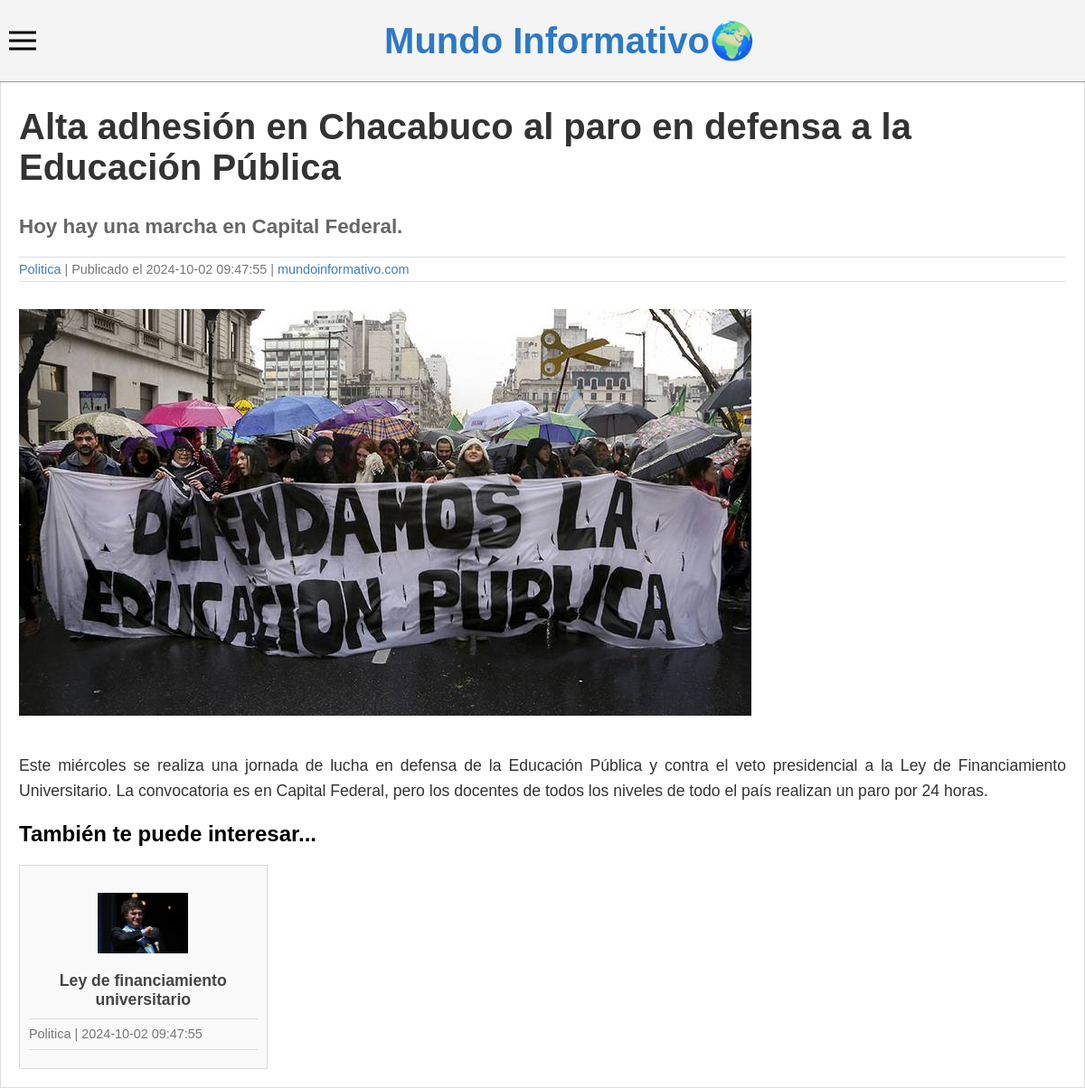
The page /detalle.php?id=1 on the database its author committed.
### tables this page shows
CREATE TABLE `noticias` (
  `id` int(11) NOT NULL,
  `titulo` varchar(255) NOT NULL,
  `descripcion` varchar(255) NOT NULL,
  `texto` text NOT NULL,
  `fecha` datetime NOT NULL,
  `imagen` varchar(255) NOT NULL,
  `id_usuario` int(11) NOT NULL,
  `id_categoria` int(11) NOT NULL
);

CREATE TABLE `categorias` (
  `id` int(11) NOT NULL,
  `nombre` varchar(255) NOT NULL,
  `id_usuario` int(11) NOT NULL
);

### detalle.php (the view, shortened to what this page needs)
<?php
require_once("panel/includes/db.php");
$id = isset($_GET['id']) ? $_GET['id'] : 0;
$stmt = $conx->prepare("SELECT N.*, C.nombre as categoria FROM noticias N INNER JOIN categorias C ON(C.id = N.id_categoria) WHERE N.id = ?");
$stmt->bind_param("i", $id);
$stmt->execute();
$resultado = $stmt->get_result();
$noticia = $resultado->fetch_object();
if ($noticia === NULL) {
	header("Location: 404.php");
	exit();
} else {
	$titulo = $noticia->titulo;
	$descripcion = $noticia->descripcion;
	$texto = $noticia->texto;
	$fecha = $noticia->fecha;
	$imagen = $noticia->imagen;
	$categoria = $noticia->categoria;
}
$stmt = $conx->prepare("SELECT N.* FROM noticias N INNER JOIN categorias C ON(N.id_categoria = C.id) WHERE C.id = ? AND N.id != ? ORDER BY N.fecha DESC LIMIT 3");
$stmt->bind_param("ii", $noticia->id_categoria, $id);
$stmt->execute();
$resultadoSTMT = $stmt->get_result();
$noticiasRelacionadas = [];
while ($fila = $resultadoSTMT->fetch_object()) {
    $noticiasRelacionadas[] = $fila;
}
?>
<!DOCTYPE html>
<html>
<head>
	<link rel="stylesheet" type="text/css" href="panel/css/detalle.css">
</head>
<body>
<?php require_once("menuFrontend.php"); ?>
<div class="container">
	<h1><?php echo $titulo ?></h1>
	<h4><?php echo $descripcion ?></h4>
	<div class="meta-info">
		<span><?php echo $categoria ?></span> | Publicado el <?php echo $fecha ?> | <a href="index.php">mundoinformativo.com</a>
	</div>
	<img src="panel/<?php echo $imagen ?>" alt="<?php echo $titulo ?>">
	<p class="texto"><?php echo $texto ?></p>
	<h2>También te puede interesar...</h2>
	<div class="noticias-relacionadas">
	    <?php foreach ($noticiasRelacionadas as $fila) { ?>
	        <div class="noticia-relacionada">
	            <img src="panel/<?php echo $fila->imagen ?>" alt="<?php echo $fila->titulo ?>" width="100">
		       	<div>
		           	<h3><a href="detalle.php?id=<?php echo $fila->id ?>"><?php echo $fila->titulo ?></a></h3>
		    		<p class="meta-info"><?php echo $categoria ?> | <?php echo $fecha ?></p>
		    	</div>
		    </div>
		<?php } ?>
	</div>
</div>
</body>
</html>

### panel/css/detalle.css (style rules this page uses)
body { font-family: Arial, sans-serif; margin: 0; padding: 0; background-color: #f4f4f4; }
.container { max-width: 1200px; margin: 0 auto; background-color: white; padding: 20px; border: 1px solid #ddd; box-shadow: 0 0 10px rgba(0, 0, 0, 0.1); padding-top: 90px; }
h1 { font-size: 2.5em; font-weight: bold; margin-bottom: 10px; color: #333; }
h4 { font-size: 1.4em; margin-bottom: 20px; color: #666; }
.meta-info { font-size: 0.9em; color: #777; border-bottom: 1px solid #ddd; padding-bottom: 5px; margin-bottom: 10px; border-top: 1px solid #ddd; padding-top: 5px; margin-top: 10px; }
.meta-info span { color: #3c7ec0; }
.meta-info a { color: #3c7ec0; text-decoration: none; }
img { max-width: 100%; height: auto; margin: 20px 0; }
p { font-size: 1.1em; color: #333; line-height: 1.6; text-align: justify; }
.noticias-relacionadas { display: grid; grid-template-columns: repeat(auto-fill, minmax(250px, 1fr)); gap: 20px; margin-top: 20px; }
.noticia-relacionada { display: flex; flex-direction: column; align-items: center; border: 1px solid #ddd; padding: 10px; background-color: #f9f9f9; text-align: center; }
.noticia-relacionada img { width: 100px; height: auto; margin-bottom: 10px; }
.noticia-relacionada h3 { font-size: 1.1em; margin: 10px 0; }
.noticia-relacionada a { text-decoration: none; color: #444; }
.meta-info { font-size: 0.9em; color: #777; }

### rows shown on the page
noticias: titulo "Alta adhesión en Chacabuco al paro en defensa a la Educación Pública", descripcion "Hoy hay una marcha en Capital Federal.", id_categoria.nombre "Politica", fecha "2024-10-02 09:47:55", imagen (picture), texto "Este miércoles se realiza una jornada de lucha en defensa de la Educación Pública y contra el veto presidencial a la Ley de Financiamiento Universitario. La convocatoria es en Capital Federal, pero los docentes de todos los niveles de todo el país realizan un paro por 24 horas."
noticias: imagen (picture), titulo "Ley de financiamiento universitario", id_categoria.nombre "Politica"
